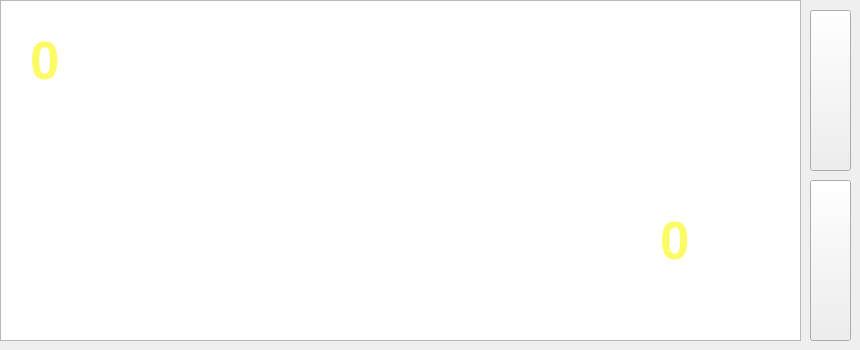
    <widget class="QWidget" name="page_9">
     <widget class="QPushButton" name="select_from_5_to_6">
      <property name="geometry">
       <rect>
        <x>810</x>
        <y>10</y>
        <width>41</width>
        <height>161</height>
       </rect>
      </property>
      <property name="font">
       <font>
        <pointsize>19</pointsize>
        <bold>true</bold>
       </font>
      </property>
      <property name="styleSheet">
       <string notr="true">image: url(:/images/button2.png);</string>
      </property>
      <property name="text">
       <string/>
      </property>
     </widget>
     <widget class="QPushButton" name="select_transponder_page_4">
      <property name="geometry">
       <rect>
        <x>810</x>
        <y>180</y>
        <width>41</width>
        <height>161</height>
       </rect>
      </property>
      <property name="font">
       <font>
        <pointsize>19</pointsize>
        <bold>true</bold>
       </font>
      </property>
      <property name="styleSheet">
       <string notr="true">image: url(:/images/button1.png);</string>
      </property>
      <property name="text">
       <string/>
      </property>
     </widget>
     <widget class="QGraphicsView" name="graphicsView_2">
      <property name="geometry">
       <rect>
        <x>0</x>
        <y>0</y>
        <width>801</width>
        <height>341</height>
       </rect>
      </property>
      <property name="verticalScrollBarPolicy">
       <enum>Qt::ScrollBarPolicy::ScrollBarAlwaysOff</enum>
      </property>
      <property name="horizontalScrollBarPolicy">
       <enum>Qt::ScrollBarPolicy::ScrollBarAlwaysOff</enum>
      </property>
     </widget>
     <widget class="QLabel" name="label_26">
      <property name="geometry">
       <rect>
        <x>30</x>
        <y>40</y>
        <width>131</width>
        <height>41</height>
       </rect>
      </property>
      <property name="font">
       <font>
        <pointsize>40</pointsize>
        <bold>true</bold>
       </font>
      </property>
      <property name="styleSheet">
       <string notr="true">color: rgba(250,250, 50, 190);</string>
      </property>
      <property name="text">
       <string>0</string>
      </property>
     </widget>
     <widget class="QLabel" name="label_29">
      <property name="geometry">
       <rect>
        <x>660</x>
        <y>220</y>
        <width>111</width>
        <height>41</height>
       </rect>
      </property>
      <property name="font">
       <font>
        <pointsize>40</pointsize>
        <bold>true</bold>
       </font>
      </property>
      <property name="styleSheet">
       <string notr="true">color: rgba(250,250, 50, 190);</string>
      </property>
      <property name="text">
       <string>0</string>
      </property>
     </widget>
     <zorder>graphicsView_2</zorder>
     <zorder>select_from_5_to_6</zorder>
     <zorder>select_transponder_page_4</zorder>
     <zorder>label_26</zorder>
     <zorder>label_29</zorder>
    </widget>
